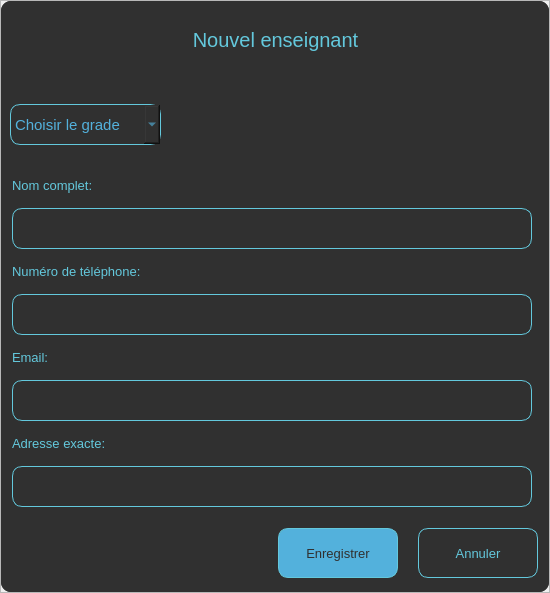
<?xml version="1.0" encoding="UTF-8"?>
<ui version="4.0">
 <class>Dialog</class>
 <widget class="QDialog" name="Dialog">
  <property name="geometry">
   <rect>
    <x>0</x>
    <y>0</y>
    <width>550</width>
    <height>593</height>
   </rect>
  </property>
  <property name="windowTitle">
   <string>Dialog</string>
  </property>
  <layout class="QVBoxLayout" name="verticalLayout">
   <property name="leftMargin">
    <number>0</number>
   </property>
   <property name="topMargin">
    <number>0</number>
   </property>
   <property name="rightMargin">
    <number>0</number>
   </property>
   <property name="bottomMargin">
    <number>0</number>
   </property>
   <item>
    <widget class="QFrame" name="frame">
     <property name="minimumSize">
      <size>
       <width>550</width>
       <height>593</height>
      </size>
     </property>
     <property name="maximumSize">
      <size>
       <width>550</width>
       <height>593</height>
      </size>
     </property>
     <property name="frameShape">
      <enum>QFrame::StyledPanel</enum>
     </property>
     <property name="frameShadow">
      <enum>QFrame::Raised</enum>
     </property>
     <layout class="QVBoxLayout" name="verticalLayout_8">
      <property name="leftMargin">
       <number>0</number>
      </property>
      <property name="topMargin">
       <number>0</number>
      </property>
      <property name="rightMargin">
       <number>0</number>
      </property>
      <property name="bottomMargin">
       <number>0</number>
      </property>
      <item>
       <widget class="QFrame" name="frame_2">
        <property name="styleSheet">
         <string notr="true">border-radius:10px; 
background-color:#303030;
</string>
        </property>
        <property name="frameShape">
         <enum>QFrame::StyledPanel</enum>
        </property>
        <property name="frameShadow">
         <enum>QFrame::Raised</enum>
        </property>
        <layout class="QVBoxLayout" name="verticalLayout_7">
         <property name="spacing">
          <number>7</number>
         </property>
         <property name="leftMargin">
          <number>0</number>
         </property>
         <property name="topMargin">
          <number>0</number>
         </property>
         <property name="rightMargin">
          <number>0</number>
         </property>
         <property name="bottomMargin">
          <number>0</number>
         </property>
         <item>
          <widget class="QFrame" name="frame_3">
           <property name="frameShape">
            <enum>QFrame::StyledPanel</enum>
           </property>
           <property name="frameShadow">
            <enum>QFrame::Raised</enum>
           </property>
           <layout class="QHBoxLayout" name="horizontalLayout">
            <property name="leftMargin">
             <number>0</number>
            </property>
            <property name="topMargin">
             <number>0</number>
            </property>
            <property name="rightMargin">
             <number>0</number>
            </property>
            <property name="bottomMargin">
             <number>0</number>
            </property>
            <item>
             <spacer name="horizontalSpacer_7">
              <property name="orientation">
               <enum>Qt::Horizontal</enum>
              </property>
              <property name="sizeHint" stdset="0">
               <size>
                <width>40</width>
                <height>20</height>
               </size>
              </property>
             </spacer>
            </item>
            <item>
             <widget class="QLabel" name="label">
              <property name="minimumSize">
               <size>
                <width>211</width>
                <height>31</height>
               </size>
              </property>
              <property name="maximumSize">
               <size>
                <width>211</width>
                <height>31</height>
               </size>
              </property>
              <property name="font">
               <font>
                <pointsize>15</pointsize>
               </font>
              </property>
              <property name="styleSheet">
               <string notr="true">color: #63C8DC;</string>
              </property>
              <property name="text">
               <string>Nouvel enseignant</string>
              </property>
              <property name="alignment">
               <set>Qt::AlignCenter</set>
              </property>
             </widget>
            </item>
            <item>
             <spacer name="horizontalSpacer_2">
              <property name="orientation">
               <enum>Qt::Horizontal</enum>
              </property>
              <property name="sizeHint" stdset="0">
               <size>
                <width>157</width>
                <height>20</height>
               </size>
              </property>
             </spacer>
            </item>
           </layout>
          </widget>
         </item>
         <item>
          <widget class="QFrame" name="frame_4">
           <property name="frameShape">
            <enum>QFrame::StyledPanel</enum>
           </property>
           <property name="frameShadow">
            <enum>QFrame::Raised</enum>
           </property>
           <layout class="QHBoxLayout" name="horizontalLayout_6">
            <item>
             <widget class="QComboBox" name="gradeComboBox">
              <property name="minimumSize">
               <size>
                <width>151</width>
                <height>41</height>
               </size>
              </property>
              <property name="maximumSize">
               <size>
                <width>151</width>
                <height>41</height>
               </size>
              </property>
              <property name="font">
               <font>
                <pointsize>11</pointsize>
               </font>
              </property>
              <property name="styleSheet">
               <string notr="true">color: rgb(83, 177, 220);
border:1px solid #63C8DC;</string>
              </property>
              <item>
               <property name="text">
                <string>Choisir le grade</string>
               </property>
              </item>
              <item>
               <property name="text">
                <string>Enseignant vacataire</string>
               </property>
              </item>
              <item>
               <property name="text">
                <string>Enseignant chercheur</string>
               </property>
              </item>
              <item>
               <property name="text">
                <string>Docteur</string>
               </property>
              </item>
              <item>
               <property name="text">
                <string>Professeur</string>
               </property>
              </item>
              <item>
               <property name="text">
                <string>HDR</string>
               </property>
              </item>
             </widget>
            </item>
            <item>
             <spacer name="horizontalSpacer_8">
              <property name="orientation">
               <enum>Qt::Horizontal</enum>
              </property>
              <property name="sizeHint" stdset="0">
               <size>
                <width>40</width>
                <height>20</height>
               </size>
              </property>
             </spacer>
            </item>
           </layout>
          </widget>
         </item>
         <item>
          <layout class="QVBoxLayout" name="verticalLayout_6">
           <property name="leftMargin">
            <number>11</number>
           </property>
           <property name="rightMargin">
            <number>11</number>
           </property>
           <item>
            <layout class="QVBoxLayout" name="verticalLayout_2">
             <item>
              <layout class="QHBoxLayout" name="horizontalLayout_2">
               <item>
                <widget class="QLabel" name="label_2">
                 <property name="minimumSize">
                  <size>
                   <width>181</width>
                   <height>31</height>
                  </size>
                 </property>
                 <property name="maximumSize">
                  <size>
                   <width>181</width>
                   <height>31</height>
                  </size>
                 </property>
                 <property name="font">
                  <font>
                   <pointsize>10</pointsize>
                  </font>
                 </property>
                 <property name="styleSheet">
                  <string notr="true">color: #63C8DC;</string>
                 </property>
                 <property name="text">
                  <string>Nom complet:</string>
                 </property>
                </widget>
               </item>
               <item>
                <spacer name="horizontalSpacer_3">
                 <property name="orientation">
                  <enum>Qt::Horizontal</enum>
                 </property>
                 <property name="sizeHint" stdset="0">
                  <size>
                   <width>40</width>
                   <height>20</height>
                  </size>
                 </property>
                </spacer>
               </item>
              </layout>
             </item>
             <item>
              <widget class="QLineEdit" name="nomLineEdit">
               <property name="minimumSize">
                <size>
                 <width>520</width>
                 <height>41</height>
                </size>
               </property>
               <property name="maximumSize">
                <size>
                 <width>520</width>
                 <height>41</height>
                </size>
               </property>
               <property name="font">
                <font>
                 <pointsize>11</pointsize>
                </font>
               </property>
               <property name="styleSheet">
                <string notr="true">
border:1px solid #63C8DC;</string>
               </property>
              </widget>
             </item>
            </layout>
           </item>
           <item>
            <layout class="QVBoxLayout" name="verticalLayout_3">
             <item>
              <layout class="QHBoxLayout" name="horizontalLayout_3">
               <item>
                <widget class="QLabel" name="label_3">
                 <property name="minimumSize">
                  <size>
                   <width>181</width>
                   <height>31</height>
                  </size>
                 </property>
                 <property name="maximumSize">
                  <size>
                   <width>181</width>
                   <height>31</height>
                  </size>
                 </property>
                 <property name="font">
                  <font>
                   <pointsize>10</pointsize>
                  </font>
                 </property>
                 <property name="styleSheet">
                  <string notr="true">color: #63C8DC;</string>
                 </property>
                 <property name="text">
                  <string>Numéro de téléphone:</string>
                 </property>
                </widget>
               </item>
               <item>
                <spacer name="horizontalSpacer_4">
                 <property name="orientation">
                  <enum>Qt::Horizontal</enum>
                 </property>
                 <property name="sizeHint" stdset="0">
                  <size>
                   <width>40</width>
                   <height>20</height>
                  </size>
                 </property>
                </spacer>
               </item>
              </layout>
             </item>
             <item>
              <widget class="QLineEdit" name="numTelLineEdit">
               <property name="minimumSize">
                <size>
                 <width>520</width>
                 <height>41</height>
                </size>
               </property>
               <property name="maximumSize">
                <size>
                 <width>520</width>
                 <height>41</height>
                </size>
               </property>
               <property name="font">
                <font>
                 <pointsize>11</pointsize>
                </font>
               </property>
               <property name="styleSheet">
                <string notr="true">
border:1px solid #63C8DC;</string>
               </property>
              </widget>
             </item>
            </layout>
           </item>
           <item>
            <layout class="QVBoxLayout" name="verticalLayout_4">
             <item>
              <layout class="QHBoxLayout" name="horizontalLayout_4">
               <item>
                <widget class="QLabel" name="label_4">
                 <property name="minimumSize">
                  <size>
                   <width>181</width>
                   <height>31</height>
                  </size>
                 </property>
                 <property name="maximumSize">
                  <size>
                   <width>181</width>
                   <height>31</height>
                  </size>
                 </property>
                 <property name="font">
                  <font>
                   <pointsize>10</pointsize>
                  </font>
                 </property>
                 <property name="styleSheet">
                  <string notr="true">color: #63C8DC;</string>
                 </property>
                 <property name="text">
                  <string>Email:</string>
                 </property>
                </widget>
               </item>
               <item>
                <spacer name="horizontalSpacer_5">
                 <property name="orientation">
                  <enum>Qt::Horizontal</enum>
                 </property>
                 <property name="sizeHint" stdset="0">
                  <size>
                   <width>40</width>
                   <height>20</height>
                  </size>
                 </property>
                </spacer>
               </item>
              </layout>
             </item>
             <item>
              <widget class="QLineEdit" name="emailLineEdit">
               <property name="minimumSize">
                <size>
                 <width>461</width>
                 <height>41</height>
                </size>
               </property>
               <property name="maximumSize">
                <size>
                 <width>520</width>
                 <height>41</height>
                </size>
               </property>
               <property name="font">
                <font>
                 <pointsize>11</pointsize>
                </font>
               </property>
               <property name="styleSheet">
                <string notr="true">
border:1px solid #63C8DC;</string>
               </property>
              </widget>
             </item>
            </layout>
           </item>
           <item>
            <layout class="QVBoxLayout" name="verticalLayout_5">
             <item>
              <layout class="QHBoxLayout" name="horizontalLayout_5">
               <item>
                <widget class="QLabel" name="label_5">
                 <property name="minimumSize">
                  <size>
                   <width>181</width>
                   <height>31</height>
                  </size>
                 </property>
                 <property name="maximumSize">
                  <size>
                   <width>181</width>
                   <height>31</height>
                  </size>
                 </property>
                 <property name="font">
                  <font>
                   <pointsize>10</pointsize>
                  </font>
                 </property>
                 <property name="styleSheet">
                  <string notr="true">color: #63C8DC;</string>
                 </property>
                 <property name="text">
                  <string>Adresse exacte:</string>
                 </property>
                </widget>
               </item>
               <item>
                <spacer name="horizontalSpacer_6">
                 <property name="orientation">
                  <enum>Qt::Horizontal</enum>
                 </property>
                 <property name="sizeHint" stdset="0">
                  <size>
                   <width>40</width>
                   <height>20</height>
                  </size>
                 </property>
                </spacer>
               </item>
              </layout>
             </item>
             <item>
              <widget class="QLineEdit" name="adresseLineEdit">
               <property name="minimumSize">
                <size>
                 <width>461</width>
                 <height>41</height>
                </size>
               </property>
               <property name="maximumSize">
                <size>
                 <width>520</width>
                 <height>41</height>
                </size>
               </property>
               <property name="font">
                <font>
                 <pointsize>11</pointsize>
                </font>
               </property>
               <property name="styleSheet">
                <string notr="true">
border:1px solid #63C8DC;</string>
               </property>
              </widget>
             </item>
            </layout>
           </item>
          </layout>
         </item>
         <item>
          <widget class="QFrame" name="frame_5">
           <property name="frameShape">
            <enum>QFrame::StyledPanel</enum>
           </property>
           <property name="frameShadow">
            <enum>QFrame::Raised</enum>
           </property>
           <layout class="QHBoxLayout" name="horizontalLayout_8">
            <property name="leftMargin">
             <number>0</number>
            </property>
            <property name="topMargin">
             <number>0</number>
            </property>
            <property name="rightMargin">
             <number>11</number>
            </property>
            <property name="bottomMargin">
             <number>0</number>
            </property>
            <item>
             <spacer name="horizontalSpacer">
              <property name="orientation">
               <enum>Qt::Horizontal</enum>
              </property>
              <property name="sizeHint" stdset="0">
               <size>
                <width>40</width>
                <height>20</height>
               </size>
              </property>
             </spacer>
            </item>
            <item>
             <widget class="QFrame" name="frame_6">
              <property name="frameShape">
               <enum>QFrame::StyledPanel</enum>
              </property>
              <property name="frameShadow">
               <enum>QFrame::Raised</enum>
              </property>
              <layout class="QHBoxLayout" name="horizontalLayout_7">
               <property name="spacing">
                <number>20</number>
               </property>
               <property name="leftMargin">
                <number>0</number>
               </property>
               <property name="topMargin">
                <number>0</number>
               </property>
               <property name="rightMargin">
                <number>0</number>
               </property>
               <property name="bottomMargin">
                <number>0</number>
               </property>
               <item>
                <widget class="QPushButton" name="saveBtn">
                 <property name="minimumSize">
                  <size>
                   <width>120</width>
                   <height>50</height>
                  </size>
                 </property>
                 <property name="maximumSize">
                  <size>
                   <width>120</width>
                   <height>50</height>
                  </size>
                 </property>
                 <property name="font">
                  <font>
                   <pointsize>10</pointsize>
                  </font>
                 </property>
                 <property name="styleSheet">
                  <string notr="true">
QPushButton {
color: rgb(48, 48, 48);
	background-color: rgb(83, 177, 220);
border-radius:10px;
border: 1px solid #63C8DC;
}
</string>
                 </property>
                 <property name="text">
                  <string>Enregistrer</string>
                 </property>
                </widget>
               </item>
               <item>
                <widget class="QPushButton" name="cancelBtn">
                 <property name="minimumSize">
                  <size>
                   <width>120</width>
                   <height>50</height>
                  </size>
                 </property>
                 <property name="maximumSize">
                  <size>
                   <width>120</width>
                   <height>50</height>
                  </size>
                 </property>
                 <property name="font">
                  <font>
                   <pointsize>10</pointsize>
                  </font>
                 </property>
                 <property name="styleSheet">
                  <string notr="true">QPushButton {
color: #63C8DC;
background-color: #303030;
border-radius:10px;
border: 1px solid #63C8DC;
}
</string>
                 </property>
                 <property name="text">
                  <string>Annuler</string>
                 </property>
                </widget>
               </item>
              </layout>
             </widget>
            </item>
           </layout>
          </widget>
         </item>
        </layout>
       </widget>
      </item>
     </layout>
    </widget>
   </item>
  </layout>
 </widget>
 <resources/>
 <connections/>
</ui>
